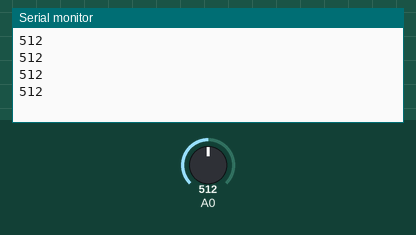
Recording of a sketch running on a simulated Arduino Uno, built with avr-gcc and run on an emulated ATmega328P. Parts: the last lines printed to the serial monitor. The test bench sets the inputs (shaded band); at power-on: A0 = 512.

Above: at 1.2 s.
1.3 s: A0 set to 676
At 1.71 s:
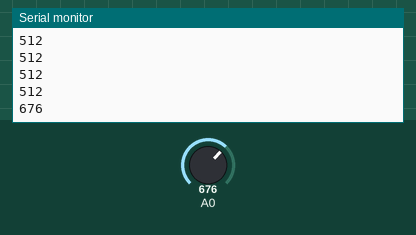
2.8 s: A0 set to 656
At 2.91 s:
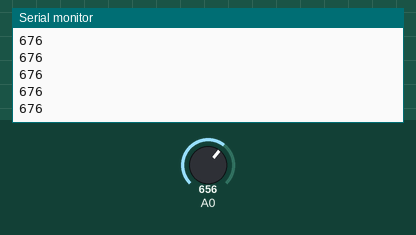
Timing chart, 0 to 5.8 s (numbered marks = the images above; inputs shaded):
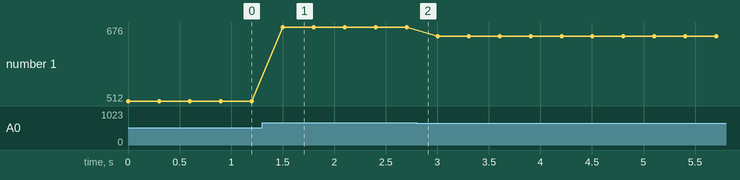

The sketch:

Mood_Lighting.ino
```cpp
int potRead = 0;

void setup() {
  // put your setup code here, to run once:

  pinMode(0, INPUT);
  Serial.begin(9600);

}

void loop() {
  // put your main code here, to run repeatedly:
  potRead = analogRead(0);
  Serial.println(potRead);
  if (potRead < 333){
    digitalWrite(11, HIGH);
    digitalWrite(10, LOW);
    digitalWrite(12, LOW);
  }
  if (potRead >= 333 && potRead < 666){
    digitalWrite(10, HIGH);
    digitalWrite(11, LOW);
    digitalWrite(12, LOW);
  }
  if (potRead >= 666){
    digitalWrite(12, HIGH);
    digitalWrite(10, LOW);
    digitalWrite(11, LOW);
  }
  delay(300);

}
```

Measured:
- after the input at 1.3 s, the serial monitor: prints a new line after 0.20 s (image 1)
- plotted number 1: 512 → 676 after the input at 1.3 s, 676 → 656 after the input at 2.8 s
